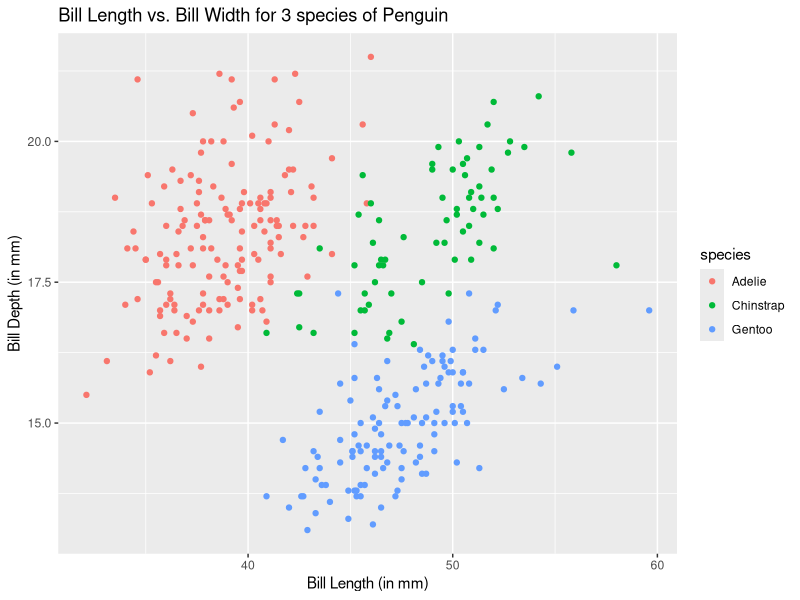
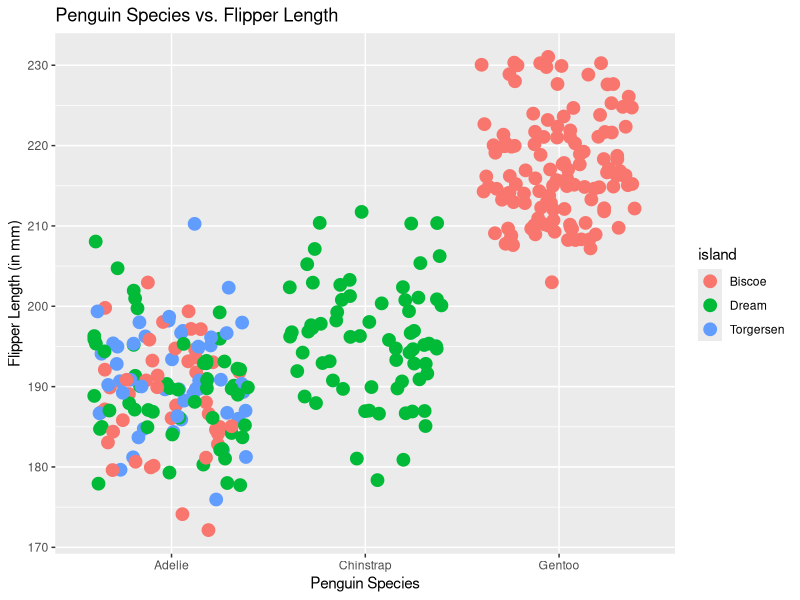

Reproduce these figures in R, in order.
## ---- chunk 1
knitr::opts_chunk$set(echo = TRUE)
## ---- chunk 2

library(tidyverse)
library(palmerpenguins)


## ---- chunk 3
x <- 3
ex_1 <- expression(x^2)
my_derivative_1 <- deriv(ex_1, "x")
eval(my_derivative_1)
## ---- chunk 4
a <- 1.2
ex_2 <- expression(2 * (3 * a + 2)^4 - 5)
my_derivative_2 <- deriv(ex_2, "a")
eval(my_derivative_2)
## ---- chunk 5
t = 0
ex_3 <- expression((-4 * t) / (t ^ 2 + 1) ^ 3)
my_derivative_3 <- deriv(ex_3, "t")
eval(my_derivative_3)
## ---- chunk 6

ggplot(data = penguins, aes(x = bill_length_mm, y =bill_depth_mm)) +
  geom_point(aes(color = species)) +
  xlab("Bill Length (in mm)") +
  ylab("Bill Depth (in mm)") +
  ggtitle("Bill Length vs. Bill Width for 3 species of Penguin")
## ---- chunk 7

ggplot(data = penguins, aes(x = species, y = flipper_length_mm)) +
  geom_jitter(aes(color = island), size = 4) +
  xlab("Penguin Species") +
  ylab("Flipper Length (in mm)") +
  ggtitle("Penguin Species vs. Flipper Length")

